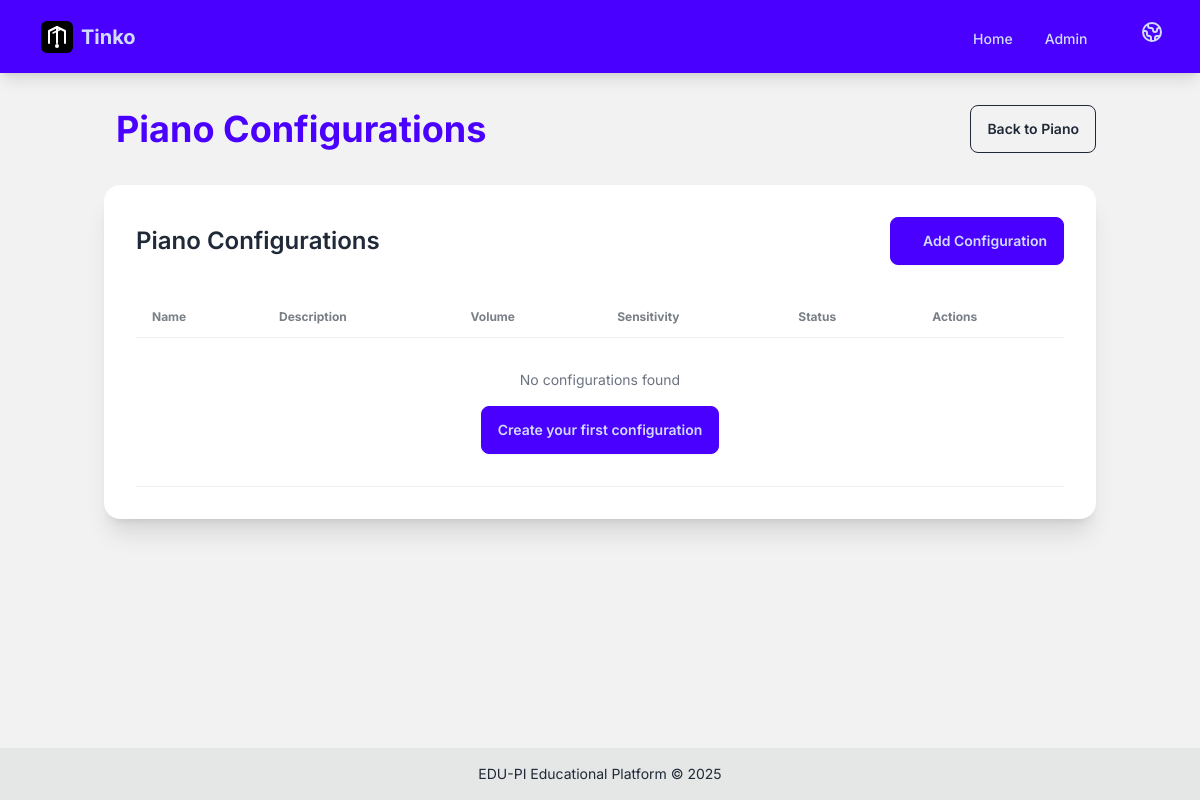
/plugins/edupi/touch_piano/configs/, run on an earlier commit of the app's database.
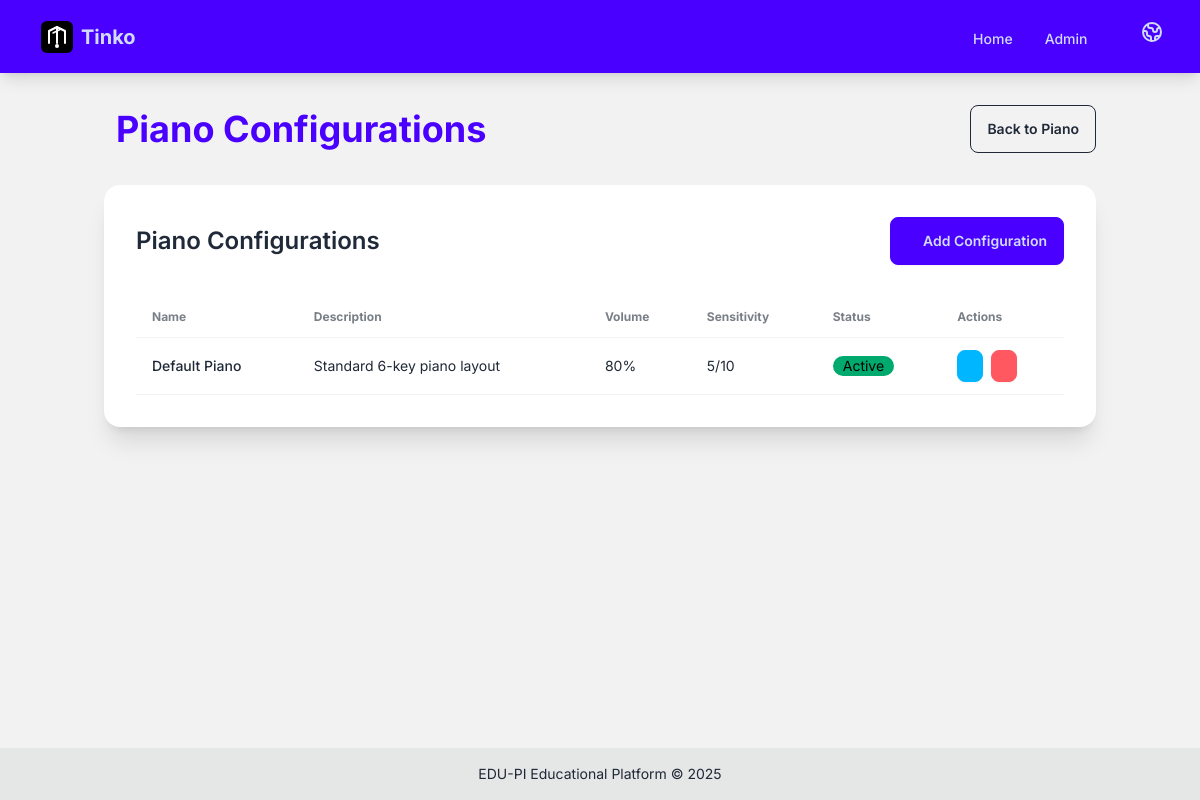
And on a later commit of the database.
### plugins/edupi/touch_piano/models.py (models this page shows, shortened)
class PianoConfig(models.Model):
    name = models.CharField(
        max_length=100,
        help_text=_("Name of the piano configuration"),
    )
    description = models.TextField(
        blank=True,
        help_text=_("Description of this piano setup"),
    )
    volume = models.PositiveIntegerField(
        default=80,
        help_text=_("Piano volume (0-100%)"),
    )
    sensitivity = models.PositiveIntegerField(
        default=5,
        help_text=_("Touch sensitivity (1-10, higher = more sensitive)"),
    )
    is_active = models.BooleanField(
        default=True,
        help_text=_("Whether this configuration is active"),
    )
    created_at = models.DateTimeField(auto_now_add=True)
    updated_at = models.DateTimeField(auto_now=True)
    class Meta:
        app_label = "edupi_touch_piano"
        verbose_name = _("Piano Configuration")
        verbose_name_plural = _("Piano Configurations")
        ordering = ["name"]

### plugins/edupi/touch_piano/views.py (the view)
# urls.py: path("configs/", views.PianoConfigListView.as_view(), name="config_list"),
class PianoConfigListView(View):
    def get(self, request):
        configs = PianoConfig.objects.all().order_by("-is_active", "name")
        context = {
            "title": _("Piano Configurations"),
            "configs": configs,
        }
        return render(request, "touch_piano/config_list.html", context)

### plugins/edupi/touch_piano/templates/touch_piano/config_list.html (shortened to what this page needs)
{% extends "base.html" %}
{% load i18n %}
{% block content %}
<div class="container mx-auto px-4 py-8">
    <div class="flex justify-between items-center mb-8">
        <h1 class="text-4xl font-bold text-primary">
            {{ title }}
        </h1>
        <a href="{% url 'touch_piano:dashboard' %}" class="btn btn-outline">
            {% trans "Back to Piano" %}
        </a>
    </div>
    <div class="card bg-base-100 shadow-xl">
        <div class="card-body">
            <div class="flex justify-between items-center mb-6">
                <h2 class="card-title text-2xl">{% trans "Piano Configurations" %}</h2>
                <a href="{% url 'touch_piano:config_create' %}" class="btn btn-primary">
                    {% trans "Add Configuration" %}
                </a>
            </div>
            <div class="overflow-x-auto">
                <table class="table">
                    <thead>
                        <tr>
                            <th>{% trans "Name" %}</th>
                            <th>{% trans "Description" %}</th>
                            <th>{% trans "Volume" %}</th>
                            <th>{% trans "Sensitivity" %}</th>
                            <th>{% trans "Status" %}</th>
                            <th>{% trans "Actions" %}</th>
                        </tr>
                    </thead>
                    <tbody>
                        {% for config in configs %}
                            <tr>
                                <td class="font-medium">{{ config.name }}</td>
                                <td>{{ config.description|truncatewords:10|default:"-" }}</td>
                                <td>{{ config.volume }}%</td>
                                <td>{{ config.sensitivity }}/10</td>
                                <td>
                                    <span class="badge {% if config.is_active %}badge-success{% else %}badge-ghost{% endif %}">
                                        {% if config.is_active %}{% trans "Active" %}{% else %}{% trans "Inactive" %}{% endif %}
                                    </span>
                                </td>
                                <td>
                                    <div class="flex gap-2">
                                        <a href="{% url 'touch_piano:config_update' config.id %}"
                                           class="btn btn-sm btn-info">
                                        </a>
                                        <button onclick="deleteConfig({{ config.id }})"
                                                class="btn btn-sm btn-error">
                                        </button>
                                    </div>
                                </td>
                            </tr>
                        {% empty %}
                            <tr>
                                <td colspan="6" class="text-center py-8 text-gray-500">
                                    <p>{% trans "No configurations found" %}</p>
                                    <a href="{% url 'touch_piano:config_create' %}" class="btn btn-primary mt-4">
                                        {% trans "Create your first configuration" %}
                                    </a>
                                </td>
                            </tr>
                        {% endfor %}
                    </tbody>
                </table>
            </div>
        </div>
    </div>
</div>
{% endblock %}

What changed in the data, as far as the page shows it:
added PianoConfig: name "Default Piano", description "Standard 6-key piano layout", volume "80", sensitivity "5"
Also different on the page:
text no longer shown: "No configurations found Create your first configuration"
